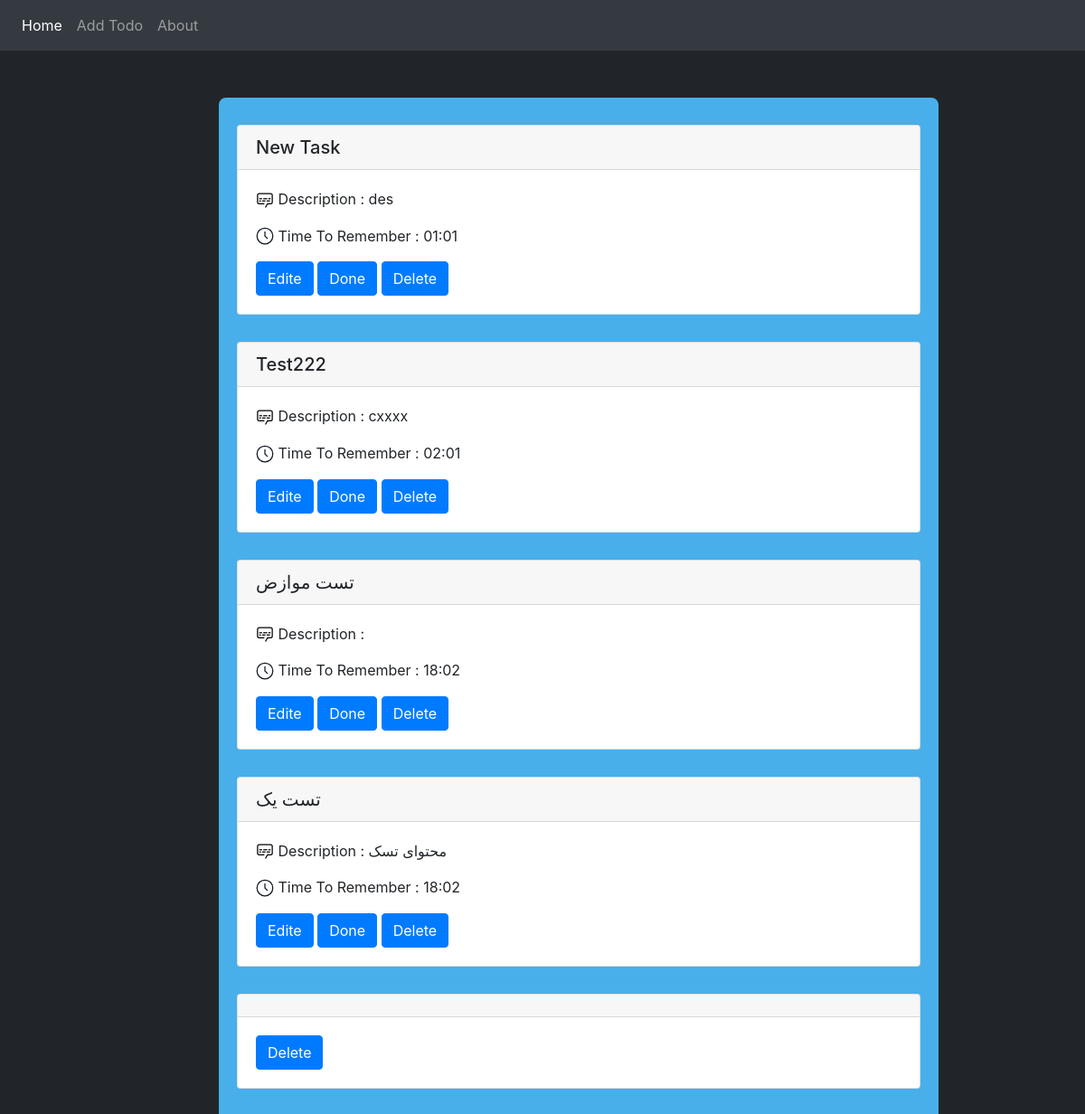
The page / on the database its author committed.
### App/app.py (models this page shows, shortened)
class Todo(db.Model):
    Id = db.Column(db.Integer, primary_key=True)
    Title = db.Column(db.String(100) , unique=True, nullable=False)
    Content = db.Column(db.Text , unique=False , nullable=False)
    ReminderTime = db.Column(db.Text , unique=False , nullable=False)
    Done = db.Column(db.Integer , default=0 , unique=False , nullable=False)

### App/app.py (the view)
@app.route('/')
def home():
    items = Todo.query.all()
    tasks = [None for i in range(len(items))]
    SortDeata = sorted([task.ReminderTime for task in items])
    for task in items:
        tasks.insert(SortDeata.index(task.ReminderTime) , task)
    for task in tasks :
        if task == None : tasks.remove(task)
    return render_template('home.html' , title='Home' , tasks=tasks)

### App/Templates/home.html
{% extends 'base.html' %}
{% block content %}
<div class="Box" style="width: 800px; height:auto; margin: 50px 0px auto 20%;">
    {% for task in tasks %}
        <div class="card " style="margin: 10px 0px 30px auto; ">
            {% if task.Done == 1 %}
                <s><h5 class="card-header">{{task.Title}}</h5></s>
            {% else %}
                <h5 class="card-header">{{task.Title}}</h5>
            {% endif %}
            <div class="card-body">
                {% if task.Done == 0 %}
                    <p class="card-text"> <img src="{{ url_for('static', filename='/Content.svg') }}" width="20px" height="20px" style="margin-bottom: 2px;">  Description : {{task.Content}}</p>
                     <p class="card-text"> <img src="{{ url_for('static', filename='/Time.svg') }}" width="20px" height="20px" style="margin-bottom: 2px;"> Time To Remember  : {{task.ReminderTime}}</p>
                    <a href="{{url_for('Edite' , ID=task.Id)}}"  class="btn btn-primary" >Edite</a>
                    <a href="{{url_for('Done' , ID=task.Id)}}" class="btn btn-primary">Done</a>
                {% else %}
                    <s><p class="card-text">{{task.Content}}</p></s>
                {% endif %}
                <a href="{{url_for('Delete' , ID=task.Id)}}" class="btn btn-primary">Delete</a>
            </div>
        </div>
    {% endfor %}
</div>
{% endblock content %}

### App/Templates/base.html (shortened to what this page needs)
<!DOCTYPE html>
<html lang="en">
<head>
    <link rel="stylesheet" href="https://cdn.jsdelivr.net/npm/bootstrap@4.6.2/dist/css/bootstrap.min.css">
</head>
<body style="background-color:#212529;">
    {% include 'navbar.html'  %}
    {% block content %}{% endblock content %}
</body>
</html>

### App/Templates/navbar.html
<nav class="navbar navbar-expand-lg navbar-dark bg-dark">
    <div class="collapse navbar-collapse" id="navbarNav">
      <ul class="navbar-nav">
        <li class="nav-item active">
          <a class="nav-link" href="{{url_for('home')}}">Home</a>
        </li>
        <li class="nav-item">
          <a class="nav-link" href="{{url_for('AddTodo')}}">Add Todo</a>
        </li>
        <li class="nav-item">
          <a class="nav-link " target="_blank" href="{{url_for('about')}}">About</a>
        </li>
      </ul>
    </div>
  </nav>

### App/Templates/base.html (style rules this page uses)
.Box { width: 600px ; height: 600px; margin: 50px 0px auto 26%; background-color: #48afeb; border: 2px solid; border-radius: 10px; padding:20px; }

### rows shown on the page
Todo: Title "New Task", Done 0 (drawn), Content "des", ReminderTime "01:01"
Todo: Title "Test222", Done 0 (drawn), Content "cxxxx", ReminderTime "02:01"
Todo: Title "تست موازض", Done 0 (drawn), ReminderTime "18:02"
Todo: Title "تست یک", Done 0 (drawn), Content "محتوای تسک", ReminderTime "18:02"
